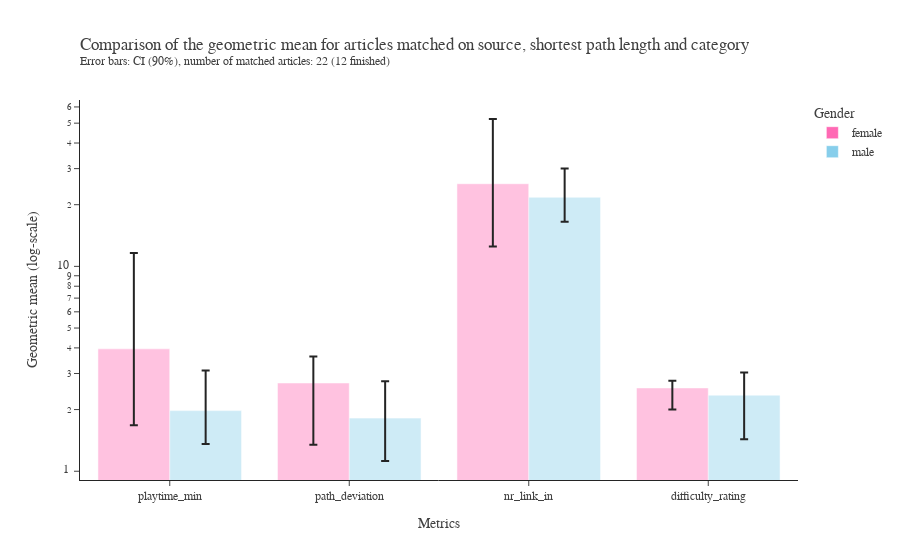

This figure's notebook cell:
### Code cell
summary_figure(cat_match_summary,f"{len(cat_match)} ({len(fin_cat_match)} finished)", "source, shortest path length and category", "cat_match", opacity = [0.4,0.4,0.4,0.4,0.4])

### Figure 1 — Plotly figure (JSON) as saved in the notebook; plotly's stock layout.template omitted (floating-point values rounded to 4 significant figures)
{"data": [{"error_y": {"array": [7.669, 0.938, 27.08, 0.215], "arrayminus": [2.282, 1.348, 12.81, 0.551], "type": "data"}, "hovertemplate": "Geometric mean: %{y}", "marker": {"color": ["hotpink", "hotpink", "hotpink", "hotpink", "hotpink", "hotpink"], "opacity": [0.4, 0.4, 0.4, 0.4, 0.4]}, "name": "female", "type": "bar", "x": ["playtime_min", "path_deviation", "nr_link_in", "difficulty_rating"], "y": [3.957, 2.696, 25.32, 2.551]}, {"error_y": {"array": [1.13, 0.932, 8.31, 0.679], "arrayminus": [0.618, 0.695, 5.239, 0.921], "type": "data"}, "hovertemplate": "Geometric mean: %{y}", "marker": {"color": ["skyblue", "skyblue", "skyblue", "skyblue", "skyblue", "skyblue"], "opacity": [0.4, 0.4, 0.4, 0.4, 0.4]}, "name": "male", "type": "bar", "x": ["playtime_min", "path_deviation", "nr_link_in", "difficulty_rating"], "y": [1.977, 1.817, 21.75, 2.352]}], "layout": {"barmode": "group", "font": {"color": "#404040", "family": "Times New Roman, serif"}, "legend": {"title": {"text": "Gender"}}, "title": {"text": "Comparison of the geometric mean for articles matched on source, shortest path length and category<br><sup>Error bars: CI (90%), number of matched articles: 22 (12 finished)</sup>", "x": 0, "xref": "paper"}, "xaxis": {"title": {"text": "Metrics"}}, "yaxis": {"title": {"text": "Geometric mean (log-scale)"}, "type": "log"}}}
